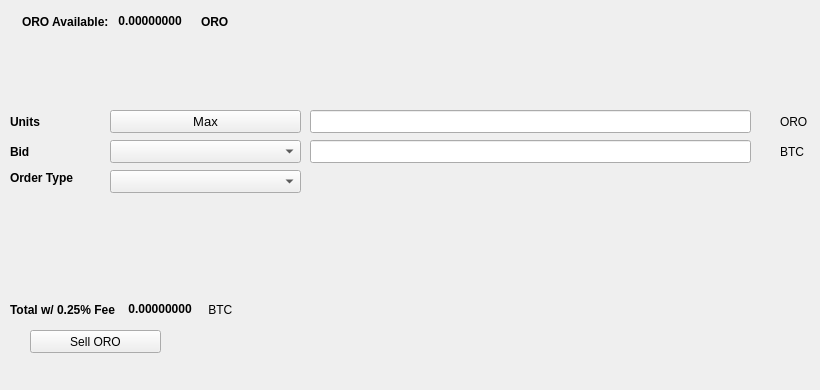
   <widget class="QWidget" name="SellTab">
    <attribute name="title">
     <string>Sell</string>
    </attribute>
    <widget class="QLabel" name="label_16">
     <property name="geometry">
      <rect>
       <x>780</x>
       <y>140</y>
       <width>31</width>
       <height>23</height>
      </rect>
     </property>
     <property name="text">
      <string>BTC</string>
     </property>
    </widget>
    <widget class="QComboBox" name="SellBidcomboBox">
     <property name="geometry">
      <rect>
       <x>110</x>
       <y>140</y>
       <width>191</width>
       <height>23</height>
      </rect>
     </property>
     <property name="font">
      <font>
       <pointsize>10</pointsize>
      </font>
     </property>
    </widget>
    <widget class="QLabel" name="label_18">
     <property name="geometry">
      <rect>
       <x>10</x>
       <y>110</y>
       <width>46</width>
       <height>23</height>
      </rect>
     </property>
     <property name="font">
      <font>
       <weight>75</weight>
       <bold>true</bold>
      </font>
     </property>
     <property name="text">
      <string>Units</string>
     </property>
    </widget>
    <widget class="QPushButton" name="Sell_Max_Amount">
     <property name="geometry">
      <rect>
       <x>110</x>
       <y>110</y>
       <width>191</width>
       <height>23</height>
      </rect>
     </property>
     <property name="font">
      <font>
       <pointsize>10</pointsize>
      </font>
     </property>
     <property name="text">
      <string>Max</string>
     </property>
    </widget>
    <widget class="QLabel" name="label_20">
     <property name="geometry">
      <rect>
       <x>10</x>
       <y>170</y>
       <width>91</width>
       <height>16</height>
      </rect>
     </property>
     <property name="font">
      <font>
       <weight>75</weight>
       <bold>true</bold>
      </font>
     </property>
     <property name="text">
      <string>Order Type</string>
     </property>
    </widget>
    <widget class="QComboBox" name="SellOrdertypeCombo">
     <property name="geometry">
      <rect>
       <x>110</x>
       <y>170</y>
       <width>191</width>
       <height>23</height>
      </rect>
     </property>
     <property name="font">
      <font>
       <pointsize>10</pointsize>
      </font>
     </property>
    </widget>
    <widget class="QLabel" name="label_21">
     <property name="geometry">
      <rect>
       <x>10</x>
       <y>140</y>
       <width>46</width>
       <height>23</height>
      </rect>
     </property>
     <property name="font">
      <font>
       <weight>75</weight>
       <bold>true</bold>
      </font>
     </property>
     <property name="text">
      <string>Bid</string>
     </property>
    </widget>
    <widget class="QLabel" name="label_22">
     <property name="geometry">
      <rect>
       <x>780</x>
       <y>110</y>
       <width>31</width>
       <height>23</height>
      </rect>
     </property>
     <property name="text">
      <string>ORO</string>
     </property>
    </widget>
    <widget class="QLineEdit" name="UnitsInputORO">
     <property name="geometry">
      <rect>
       <x>310</x>
       <y>110</y>
       <width>441</width>
       <height>23</height>
      </rect>
     </property>
     <property name="font">
      <font>
       <pointsize>9</pointsize>
       <weight>75</weight>
       <bold>true</bold>
      </font>
     </property>
    </widget>
    <widget class="QLineEdit" name="SellBidPriceEdit">
     <property name="geometry">
      <rect>
       <x>310</x>
       <y>140</y>
       <width>441</width>
       <height>23</height>
      </rect>
     </property>
     <property name="font">
      <font>
       <pointsize>9</pointsize>
       <weight>75</weight>
       <bold>true</bold>
      </font>
     </property>
    </widget>
    <widget class="QPushButton" name="SellOROBTN">
     <property name="geometry">
      <rect>
       <x>30</x>
       <y>330</y>
       <width>131</width>
       <height>23</height>
      </rect>
     </property>
     <property name="text">
      <string>Sell ORO</string>
     </property>
     <property name="icon">
      <iconset resource="../oro">
       <normaloff>:/icons/bitcoin</normaloff>:/icons/bitcoin</iconset>
     </property>
    </widget>
    <widget class="QWidget" name="layoutWidget3">
     <property name="geometry">
      <rect>
       <x>22</x>
       <y>12</y>
       <width>258</width>
       <height>19</height>
      </rect>
     </property>
     <layout class="QHBoxLayout" name="horizontalLayout">
      <item>
       <widget class="QLabel" name="label232_2">
        <property name="font">
         <font>
          <weight>75</weight>
          <bold>true</bold>
         </font>
        </property>
        <property name="text">
         <string>ORO Available:</string>
        </property>
       </widget>
      </item>
      <item>
       <widget class="QLabel" name="OROAvailableLabel">
        <property name="palette">
         <palette>
          <active>
           <colorrole role="WindowText">
            <brush brushstyle="SolidPattern">
             <color alpha="255">
              <red>0</red>
              <green>0</green>
              <blue>0</blue>
             </color>
            </brush>
           </colorrole>
           <colorrole role="Button">
            <brush brushstyle="SolidPattern">
             <color alpha="255">
              <red>0</red>
              <green>170</green>
              <blue>0</blue>
             </color>
            </brush>
           </colorrole>
           <colorrole role="Light">
            <brush brushstyle="SolidPattern">
             <color alpha="255">
              <red>0</red>
              <green>255</green>
              <blue>0</blue>
             </color>
            </brush>
           </colorrole>
           <colorrole role="Midlight">
            <brush brushstyle="SolidPattern">
             <color alpha="255">
              <red>0</red>
              <green>212</green>
              <blue>0</blue>
             </color>
            </brush>
           </colorrole>
           <colorrole role="Dark">
            <brush brushstyle="SolidPattern">
             <color alpha="255">
              <red>0</red>
              <green>85</green>
              <blue>0</blue>
             </color>
            </brush>
           </colorrole>
           <colorrole role="Mid">
            <brush brushstyle="SolidPattern">
             <color alpha="255">
              <red>0</red>
              <green>113</green>
              <blue>0</blue>
             </color>
            </brush>
           </colorrole>
           <colorrole role="Text">
            <brush brushstyle="SolidPattern">
             <color alpha="255">
              <red>0</red>
              <green>170</green>
              <blue>0</blue>
             </color>
            </brush>
           </colorrole>
           <colorrole role="BrightText">
            <brush brushstyle="SolidPattern">
             <color alpha="255">
              <red>255</red>
              <green>255</green>
              <blue>255</blue>
             </color>
            </brush>
           </colorrole>
           <colorrole role="ButtonText">
            <brush brushstyle="SolidPattern">
             <color alpha="255">
              <red>0</red>
              <green>0</green>
              <blue>0</blue>
             </color>
            </brush>
           </colorrole>
           <colorrole role="Base">
            <brush brushstyle="SolidPattern">
             <color alpha="255">
              <red>255</red>
              <green>255</green>
              <blue>255</blue>
             </color>
            </brush>
           </colorrole>
           <colorrole role="Window">
            <brush brushstyle="SolidPattern">
             <color alpha="255">
              <red>0</red>
              <green>170</green>
              <blue>0</blue>
             </color>
            </brush>
           </colorrole>
           <colorrole role="Shadow">
            <brush brushstyle="SolidPattern">
             <color alpha="255">
              <red>0</red>
              <green>0</green>
              <blue>0</blue>
             </color>
            </brush>
           </colorrole>
           <colorrole role="AlternateBase">
            <brush brushstyle="SolidPattern">
             <color alpha="255">
              <red>127</red>
              <green>212</green>
              <blue>127</blue>
             </color>
            </brush>
           </colorrole>
           <colorrole role="ToolTipBase">
            <brush brushstyle="SolidPattern">
             <color alpha="255">
              <red>255</red>
              <green>255</green>
              <blue>220</blue>
             </color>
            </brush>
           </colorrole>
           <colorrole role="ToolTipText">
            <brush brushstyle="SolidPattern">
             <color alpha="255">
              <red>0</red>
              <green>0</green>
              <blue>0</blue>
             </color>
            </brush>
           </colorrole>
          </active>
          <inactive>
           <colorrole role="WindowText">
            <brush brushstyle="SolidPattern">
             <color alpha="255">
              <red>0</red>
              <green>0</green>
              <blue>0</blue>
             </color>
            </brush>
           </colorrole>
           <colorrole role="Button">
            <brush brushstyle="SolidPattern">
             <color alpha="255">
              <red>0</red>
              <green>170</green>
              <blue>0</blue>
             </color>
            </brush>
           </colorrole>
           <colorrole role="Light">
            <brush brushstyle="SolidPattern">
             <color alpha="255">
              <red>0</red>
              <green>255</green>
              <blue>0</blue>
             </color>
            </brush>
           </colorrole>
           <colorrole role="Midlight">
            <brush brushstyle="SolidPattern">
             <color alpha="255">
              <red>0</red>
              <green>212</green>
              <blue>0</blue>
             </color>
            </brush>
           </colorrole>
           <colorrole role="Dark">
            <brush brushstyle="SolidPattern">
             <color alpha="255">
              <red>0</red>
              <green>85</green>
              <blue>0</blue>
             </color>
            </brush>
           </colorrole>
           <colorrole role="Mid">
            <brush brushstyle="SolidPattern">
             <color alpha="255">
              <red>0</red>
              <green>113</green>
              <blue>0</blue>
             </color>
            </brush>
           </colorrole>
           <colorrole role="Text">
            <brush brushstyle="SolidPattern">
             <color alpha="255">
              <red>0</red>
              <green>170</green>
              <blue>0</blue>
             </color>
            </brush>
           </colorrole>
           <colorrole role="BrightText">
            <brush brushstyle="SolidPattern">
             <color alpha="255">
              <red>255</red>
              <green>255</green>
              <blue>255</blue>
             </color>
            </brush>
           </colorrole>
           <colorrole role="ButtonText">
            <brush brushstyle="SolidPattern">
             <color alpha="255">
              <red>0</red>
              <green>0</green>
              <blue>0</blue>
             </color>
            </brush>
           </colorrole>
           <colorrole role="Base">
            <brush brushstyle="SolidPattern">
             <color alpha="255">
              <red>255</red>
              <green>255</green>
              <blue>255</blue>
             </color>
            </brush>
           </colorrole>
           <colorrole role="Window">
            <brush brushstyle="SolidPattern">
             <color alpha="255">
              <red>0</red>
              <green>170</green>
              <blue>0</blue>
             </color>
            </brush>
           </colorrole>
           <colorrole role="Shadow">
            <brush brushstyle="SolidPattern">
             <color alpha="255">
              <red>0</red>
              <green>0</green>
              <blue>0</blue>
             </color>
            </brush>
           </colorrole>
           <colorrole role="AlternateBase">
            <brush brushstyle="SolidPattern">
             <color alpha="255">
              <red>127</red>
              <green>212</green>
              <blue>127</blue>
             </color>
            </brush>
           </colorrole>
           <colorrole role="ToolTipBase">
            <brush brushstyle="SolidPattern">
             <color alpha="255">
              <red>255</red>
              <green>255</green>
              <blue>220</blue>
             </color>
            </brush>
           </colorrole>
           <colorrole role="ToolTipText">
            <brush brushstyle="SolidPattern">
             <color alpha="255">
              <red>0</red>
              <green>0</green>
              <blue>0</blue>
             </color>
            </brush>
           </colorrole>
          </inactive>
          <disabled>
           <colorrole role="WindowText">
            <brush brushstyle="SolidPattern">
             <color alpha="255">
              <red>0</red>
              <green>85</green>
              <blue>0</blue>
             </color>
            </brush>
           </colorrole>
           <colorrole role="Button">
            <brush brushstyle="SolidPattern">
             <color alpha="255">
              <red>0</red>
              <green>170</green>
              <blue>0</blue>
             </color>
            </brush>
           </colorrole>
           <colorrole role="Light">
            <brush brushstyle="SolidPattern">
             <color alpha="255">
              <red>0</red>
              <green>255</green>
              <blue>0</blue>
             </color>
            </brush>
           </colorrole>
           <colorrole role="Midlight">
            <brush brushstyle="SolidPattern">
             <color alpha="255">
              <red>0</red>
              <green>212</green>
              <blue>0</blue>
             </color>
            </brush>
           </colorrole>
           <colorrole role="Dark">
            <brush brushstyle="SolidPattern">
             <color alpha="255">
              <red>0</red>
              <green>85</green>
              <blue>0</blue>
             </color>
            </brush>
           </colorrole>
           <colorrole role="Mid">
            <brush brushstyle="SolidPattern">
             <color alpha="255">
              <red>0</red>
              <green>113</green>
              <blue>0</blue>
             </color>
            </brush>
           </colorrole>
           <colorrole role="Text">
            <brush brushstyle="SolidPattern">
             <color alpha="255">
              <red>0</red>
              <green>85</green>
              <blue>0</blue>
             </color>
            </brush>
           </colorrole>
           <colorrole role="BrightText">
            <brush brushstyle="SolidPattern">
             <color alpha="255">
              <red>255</red>
              <green>255</green>
              <blue>255</blue>
             </color>
            </brush>
           </colorrole>
           <colorrole role="ButtonText">
            <brush brushstyle="SolidPattern">
             <color alpha="255">
              <red>0</red>
              <green>85</green>
              <blue>0</blue>
             </color>
            </brush>
           </colorrole>
           <colorrole role="Base">
            <brush brushstyle="SolidPattern">
             <color alpha="255">
              <red>0</red>
              <green>170</green>
              <blue>0</blue>
             </color>
            </brush>
           </colorrole>
           <colorrole role="Window">
            <brush brushstyle="SolidPattern">
             <color alpha="255">
              <red>0</red>
              <green>170</green>
              <blue>0</blue>
             </color>
            </brush>
           </colorrole>
           <colorrole role="Shadow">
            <brush brushstyle="SolidPattern">
             <color alpha="255">
              <red>0</red>
              <green>0</green>
              <blue>0</blue>
             </color>
            </brush>
           </colorrole>
           <colorrole role="AlternateBase">
            <brush brushstyle="SolidPattern">
             <color alpha="255">
              <red>0</red>
              <green>170</green>
              <blue>0</blue>
             </color>
            </brush>
           </colorrole>
           <colorrole role="ToolTipBase">
            <brush brushstyle="SolidPattern">
             <color alpha="255">
              <red>255</red>
              <green>255</green>
              <blue>220</blue>
             </color>
            </brush>
           </colorrole>
           <colorrole role="ToolTipText">
            <brush brushstyle="SolidPattern">
             <color alpha="255">
              <red>0</red>
              <green>0</green>
              <blue>0</blue>
             </color>
            </brush>
           </colorrole>
          </disabled>
         </palette>
        </property>
        <property name="font">
         <font>
          <weight>75</weight>
          <bold>true</bold>
         </font>
        </property>
        <property name="text">
         <string> 0.00000000 </string>
        </property>
        <property name="textInteractionFlags">
         <set>Qt::LinksAccessibleByMouse|Qt::TextSelectableByKeyboard|Qt::TextSelectableByMouse</set>
        </property>
       </widget>
      </item>
      <item>
       <widget class="QLabel" name="labelORO">
        <property name="font">
         <font>
          <weight>75</weight>
          <bold>true</bold>
         </font>
        </property>
        <property name="text">
         <string>ORO</string>
        </property>
       </widget>
      </item>
     </layout>
    </widget>
    <widget class="QWidget" name="layoutWidget">
     <property name="geometry">
      <rect>
       <x>10</x>
       <y>300</y>
       <width>268</width>
       <height>19</height>
      </rect>
     </property>
     <layout class="QHBoxLayout" name="horizontalLayout_2">
      <item>
       <widget class="QLabel" name="label_19">
        <property name="font">
         <font>
          <weight>75</weight>
          <bold>true</bold>
         </font>
        </property>
        <property name="text">
         <string>Total w/ 0.25% Fee </string>
        </property>
       </widget>
      </item>
      <item>
       <widget class="QLabel" name="SellCostLabel">
        <property name="palette">
         <palette>
          <active>
           <colorrole role="WindowText">
            <brush brushstyle="SolidPattern">
             <color alpha="255">
              <red>0</red>
              <green>0</green>
              <blue>0</blue>
             </color>
            </brush>
           </colorrole>
           <colorrole role="Button">
            <brush brushstyle="SolidPattern">
             <color alpha="255">
              <red>0</red>
              <green>170</green>
              <blue>0</blue>
             </color>
            </brush>
           </colorrole>
           <colorrole role="Light">
            <brush brushstyle="SolidPattern">
             <color alpha="255">
              <red>0</red>
              <green>255</green>
              <blue>0</blue>
             </color>
            </brush>
           </colorrole>
           <colorrole role="Midlight">
            <brush brushstyle="SolidPattern">
             <color alpha="255">
              <red>0</red>
              <green>212</green>
              <blue>0</blue>
             </color>
            </brush>
           </colorrole>
           <colorrole role="Dark">
            <brush brushstyle="SolidPattern">
             <color alpha="255">
              <red>0</red>
              <green>85</green>
              <blue>0</blue>
             </color>
            </brush>
           </colorrole>
           <colorrole role="Mid">
            <brush brushstyle="SolidPattern">
             <color alpha="255">
              <red>0</red>
              <green>113</green>
              <blue>0</blue>
             </color>
            </brush>
           </colorrole>
           <colorrole role="Text">
            <brush brushstyle="SolidPattern">
             <color alpha="255">
              <red>0</red>
              <green>170</green>
              <blue>0</blue>
             </color>
            </brush>
           </colorrole>
           <colorrole role="BrightText">
            <brush brushstyle="SolidPattern">
             <color alpha="255">
              <red>255</red>
              <green>255</green>
              <blue>255</blue>
             </color>
            </brush>
           </colorrole>
           <colorrole role="ButtonText">
            <brush brushstyle="SolidPattern">
             <color alpha="255">
              <red>0</red>
              <green>0</green>
              <blue>0</blue>
             </color>
            </brush>
           </colorrole>
           <colorrole role="Base">
            <brush brushstyle="SolidPattern">
             <color alpha="255">
              <red>255</red>
              <green>255</green>
              <blue>255</blue>
             </color>
            </brush>
           </colorrole>
           <colorrole role="Window">
            <brush brushstyle="SolidPattern">
             <color alpha="255">
              <red>0</red>
              <green>170</green>
              <blue>0</blue>
             </color>
            </brush>
           </colorrole>
           <colorrole role="Shadow">
            <brush brushstyle="SolidPattern">
             <color alpha="255">
              <red>0</red>
              <green>0</green>
              <blue>0</blue>
             </color>
            </brush>
           </colorrole>
           <colorrole role="AlternateBase">
            <brush brushstyle="SolidPattern">
             <color alpha="255">
              <red>127</red>
              <green>212</green>
              <blue>127</blue>
             </color>
            </brush>
           </colorrole>
           <colorrole role="ToolTipBase">
            <brush brushstyle="SolidPattern">
             <color alpha="255">
              <red>255</red>
              <green>255</green>
              <blue>220</blue>
             </color>
            </brush>
           </colorrole>
           <colorrole role="ToolTipText">
            <brush brushstyle="SolidPattern">
             <color alpha="255">
              <red>0</red>
              <green>0</green>
              <blue>0</blue>
             </color>
            </brush>
           </colorrole>
          </active>
          <inactive>
           <colorrole role="WindowText">
            <brush brushstyle="SolidPattern">
             <color alpha="255">
              <red>0</red>
              <green>0</green>
              <blue>0</blue>
             </color>
            </brush>
           </colorrole>
           <colorrole role="Button">
            <brush brushstyle="SolidPattern">
             <color alpha="255">
              <red>0</red>
              <green>170</green>
              <blue>0</blue>
             </color>
            </brush>
           </colorrole>
           <colorrole role="Light">
            <brush brushstyle="SolidPattern">
             <color alpha="255">
              <red>0</red>
              <green>255</green>
              <blue>0</blue>
             </color>
            </brush>
           </colorrole>
           <colorrole role="Midlight">
            <brush brushstyle="SolidPattern">
             <color alpha="255">
              <red>0</red>
              <green>212</green>
              <blue>0</blue>
             </color>
            </brush>
           </colorrole>
           <colorrole role="Dark">
            <brush brushstyle="SolidPattern">
             <color alpha="255">
              <red>0</red>
              <green>85</green>
              <blue>0</blue>
             </color>
            </brush>
           </colorrole>
           <colorrole role="Mid">
            <brush brushstyle="SolidPattern">
             <color alpha="255">
              <red>0</red>
              <green>113</green>
              <blue>0</blue>
             </color>
            </brush>
           </colorrole>
           <colorrole role="Text">
            <brush brushstyle="SolidPattern">
             <color alpha="255">
              <red>0</red>
              <green>170</green>
              <blue>0</blue>
             </color>
            </brush>
           </colorrole>
           <colorrole role="BrightText">
            <brush brushstyle="SolidPattern">
             <color alpha="255">
              <red>255</red>
              <green>255</green>
              <blue>255</blue>
             </color>
            </brush>
           </colorrole>
           <colorrole role="ButtonText">
            <brush brushstyle="SolidPattern">
             <color alpha="255">
              <red>0</red>
              <green>0</green>
              <blue>0</blue>
             </color>
            </brush>
           </colorrole>
           <colorrole role="Base">
            <brush brushstyle="SolidPattern">
             <color alpha="255">
              <red>255</red>
              <green>255</green>
              <blue>255</blue>
             </color>
            </brush>
           </colorrole>
           <colorrole role="Window">
            <brush brushstyle="SolidPattern">
             <color alpha="255">
              <red>0</red>
              <green>170</green>
              <blue>0</blue>
             </color>
            </brush>
           </colorrole>
           <colorrole role="Shadow">
            <brush brushstyle="SolidPattern">
             <color alpha="255">
              <red>0</red>
              <green>0</green>
              <blue>0</blue>
             </color>
            </brush>
           </colorrole>
           <colorrole role="AlternateBase">
            <brush brushstyle="SolidPattern">
             <color alpha="255">
              <red>127</red>
              <green>212</green>
              <blue>127</blue>
             </color>
            </brush>
           </colorrole>
           <colorrole role="ToolTipBase">
            <brush brushstyle="SolidPattern">
             <color alpha="255">
              <red>255</red>
              <green>255</green>
              <blue>220</blue>
             </color>
            </brush>
           </colorrole>
           <colorrole role="ToolTipText">
            <brush brushstyle="SolidPattern">
             <color alpha="255">
              <red>0</red>
              <green>0</green>
              <blue>0</blue>
             </color>
            </brush>
           </colorrole>
          </inactive>
          <disabled>
           <colorrole role="WindowText">
            <brush brushstyle="SolidPattern">
             <color alpha="255">
              <red>0</red>
              <green>85</green>
              <blue>0</blue>
             </color>
            </brush>
           </colorrole>
           <colorrole role="Button">
            <brush brushstyle="SolidPattern">
             <color alpha="255">
              <red>0</red>
              <green>170</green>
              <blue>0</blue>
             </color>
            </brush>
           </colorrole>
           <colorrole role="Light">
            <brush brushstyle="SolidPattern">
             <color alpha="255">
              <red>0</red>
              <green>255</green>
              <blue>0</blue>
             </color>
            </brush>
           </colorrole>
           <colorrole role="Midlight">
            <brush brushstyle="SolidPattern">
             <color alpha="255">
              <red>0</red>
              <green>212</green>
              <blue>0</blue>
             </color>
            </brush>
           </colorrole>
           <colorrole role="Dark">
            <brush brushstyle="SolidPattern">
             <color alpha="255">
              <red>0</red>
              <green>85</green>
              <blue>0</blue>
             </color>
            </brush>
           </colorrole>
           <colorrole role="Mid">
            <brush brushstyle="SolidPattern">
             <color alpha="255">
              <red>0</red>
              <green>113</green>
              <blue>0</blue>
             </color>
            </brush>
           </colorrole>
           <colorrole role="Text">
            <brush brushstyle="SolidPattern">
             <color alpha="255">
              <red>0</red>
              <green>85</green>
              <blue>0</blue>
             </color>
            </brush>
           </colorrole>
           <colorrole role="BrightText">
            <brush brushstyle="SolidPattern">
             <color alpha="255">
              <red>255</red>
              <green>255</green>
              <blue>255</blue>
             </color>
            </brush>
           </colorrole>
           <colorrole role="ButtonText">
            <brush brushstyle="SolidPattern">
             <color alpha="255">
              <red>0</red>
              <green>85</green>
              <blue>0</blue>
             </color>
            </brush>
           </colorrole>
           <colorrole role="Base">
            <brush brushstyle="SolidPattern">
             <color alpha="255">
              <red>0</red>
              <green>170</green>
              <blue>0</blue>
             </color>
            </brush>
           </colorrole>
           <colorrole role="Window">
            <brush brushstyle="SolidPattern">
             <color alpha="255">
              <red>0</red>
              <green>170</green>
              <blue>0</blue>
             </color>
            </brush>
           </colorrole>
           <colorrole role="Shadow">
            <brush brushstyle="SolidPattern">
             <color alpha="255">
              <red>0</red>
              <green>0</green>
              <blue>0</blue>
             </color>
            </brush>
           </colorrole>
           <colorrole role="AlternateBase">
            <brush brushstyle="SolidPattern">
             <color alpha="255">
              <red>0</red>
              <green>170</green>
              <blue>0</blue>
             </color>
            </brush>
           </colorrole>
           <colorrole role="ToolTipBase">
            <brush brushstyle="SolidPattern">
             <color alpha="255">
              <red>255</red>
              <green>255</green>
              <blue>220</blue>
             </color>
            </brush>
           </colorrole>
           <colorrole role="ToolTipText">
            <brush brushstyle="SolidPattern">
             <color alpha="255">
              <red>0</red>
              <green>0</green>
              <blue>0</blue>
             </color>
            </brush>
           </colorrole>
          </disabled>
         </palette>
        </property>
        <property name="font">
         <font>
          <weight>75</weight>
          <bold>true</bold>
         </font>
        </property>
        <property name="autoFillBackground">
         <bool>false</bool>
        </property>
        <property name="text">
         <string> 0.00000000</string>
        </property>
        <property name="textInteractionFlags">
         <set>Qt::LinksAccessibleByMouse|Qt::TextSelectableByMouse</set>
        </property>
       </widget>
      </item>
      <item>
       <widget class="QLabel" name="label_17">
        <property name="font">
         <font>
          <weight>50</weight>
          <bold>false</bold>
         </font>
        </property>
        <property name="text">
         <string> BTC</string>
        </property>
       </widget>
      </item>
     </layout>
    </widget>
    <widget class="QLabel" name="label_23">
     <property name="geometry">
      <rect>
       <x>460</x>
       <y>300</y>
       <width>281</width>
       <height>81</height>
      </rect>
     </property>
     <property name="text">
      <string/>
     </property>
     <property name="pixmap">
      <pixmap>:/images/bittrex</pixmap>
     </property>
    </widget>
   </widget>
